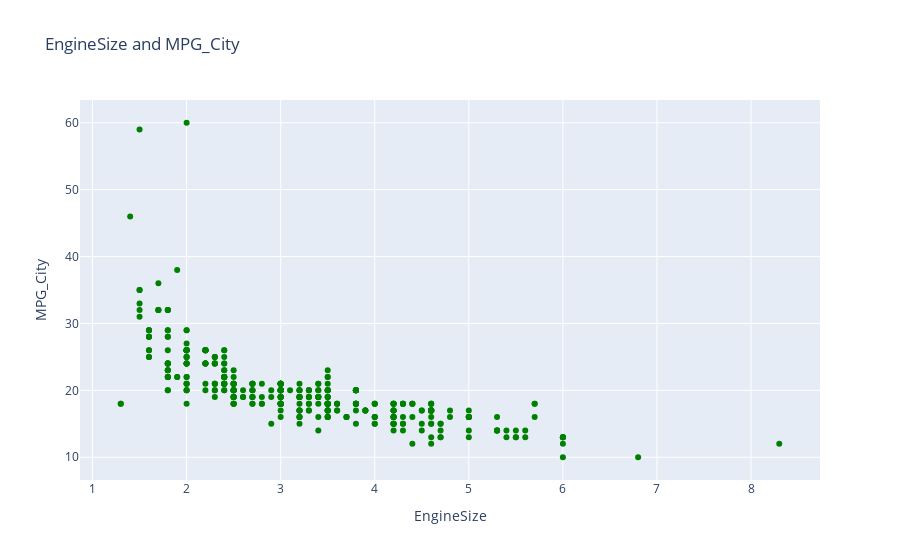

Notebook code for this chart:
### Markdown cell above
## 3.2.2 Variables numéricas crear un scatter plot, explique cómo interpreta el gráfico

### Code cell
#EngineSize and MPG_City
fig = px.scatter(df, x="EngineSize", y="MPG_City",color_discrete_sequence=["green"],title="EngineSize and MPG_City")
fig .show()

### Figure 1 — Plotly figure (JSON) as saved in the notebook; plotly's stock layout.template omitted (floating-point values rounded to 4 significant figures; data arrays with more than 128 entries replaced by an {"elided": "..."} marker saying what was removed)
{"data": [{"hovertemplate": "EngineSize=%{x}<br>MPG_City=%{y}<extra></extra>", "legendgroup": "", "marker": {"color": "green", "symbol": "circle"}, "mode": "markers", "name": "", "orientation": "v", "showlegend": false, "type": "scatter", "x": {"elided": "428 float values"}, "xaxis": "x", "y": {"elided": "428 int values"}, "yaxis": "y"}], "layout": {"autosize": true, "legend": {"tracegroupgap": 0}, "title": {"text": "EngineSize and MPG_City"}, "xaxis": {"anchor": "y", "autorange": true, "domain": [0, 1], "range": [0.8765, 8.724], "title": {"text": "EngineSize"}, "type": "linear"}, "yaxis": {"anchor": "x", "autorange": true, "domain": [0, 1], "range": [5.874, 64.13], "title": {"text": "MPG_City"}, "type": "linear"}}}
